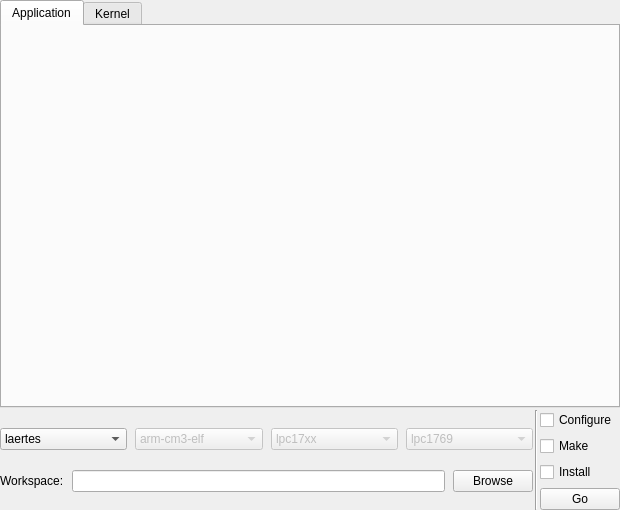
<?xml version="1.0" encoding="UTF-8"?>
<ui version="4.0">
 <class>Builder</class>
 <widget class="QWidget" name="Builder">
  <property name="geometry">
   <rect>
    <x>0</x>
    <y>0</y>
    <width>620</width>
    <height>510</height>
   </rect>
  </property>
  <property name="sizePolicy">
   <sizepolicy hsizetype="Expanding" vsizetype="Expanding">
    <horstretch>0</horstretch>
    <verstretch>0</verstretch>
   </sizepolicy>
  </property>
  <property name="windowTitle">
   <string>Form</string>
  </property>
  <layout class="QVBoxLayout" name="verticalLayout_3">
   <property name="spacing">
    <number>2</number>
   </property>
   <property name="margin">
    <number>0</number>
   </property>
   <item>
    <widget class="QTabWidget" name="tabs">
     <property name="currentIndex">
      <number>0</number>
     </property>
     <widget class="ApplicationBuilder" name="applicationWidget">
      <attribute name="title">
       <string>Application</string>
      </attribute>
      <layout class="QGridLayout" name="gridLayout">
       <property name="margin">
        <number>4</number>
       </property>
      </layout>
     </widget>
     <widget class="KernelBuilder" name="kernelWidget">
      <attribute name="title">
       <string>Kernel</string>
      </attribute>
      <layout class="QGridLayout" name="gridLayout_2">
       <property name="margin">
        <number>4</number>
       </property>
      </layout>
     </widget>
    </widget>
   </item>
   <item>
    <layout class="QHBoxLayout" name="horizontalLayout_3">
     <property name="spacing">
      <number>2</number>
     </property>
     <item>
      <layout class="QVBoxLayout" name="verticalLayout_2">
       <item>
        <layout class="QHBoxLayout" name="horizontalLayout">
         <property name="spacing">
          <number>8</number>
         </property>
         <item>
          <widget class="QComboBox" name="hardwareCombo">
           <item>
            <property name="text">
             <string>laertes</string>
            </property>
           </item>
           <item>
            <property name="text">
             <string>laertes_lite</string>
            </property>
           </item>
           <item>
            <property name="text">
             <string>custom</string>
            </property>
           </item>
          </widget>
         </item>
         <item>
          <widget class="QComboBox" name="hostCombo">
           <property name="enabled">
            <bool>false</bool>
           </property>
           <item>
            <property name="text">
             <string>arm-cm3-elf</string>
            </property>
           </item>
          </widget>
         </item>
         <item>
          <widget class="QComboBox" name="archCombo">
           <property name="enabled">
            <bool>false</bool>
           </property>
           <item>
            <property name="text">
             <string>lpc17xx</string>
            </property>
           </item>
          </widget>
         </item>
         <item>
          <widget class="QComboBox" name="deviceCombo">
           <property name="enabled">
            <bool>false</bool>
           </property>
           <property name="currentIndex">
            <number>9</number>
           </property>
           <item>
            <property name="text">
             <string>lpc1754</string>
            </property>
           </item>
           <item>
            <property name="text">
             <string>lpc1756</string>
            </property>
           </item>
           <item>
            <property name="text">
             <string>lpc1758</string>
            </property>
           </item>
           <item>
            <property name="text">
             <string>lpc1759</string>
            </property>
           </item>
           <item>
            <property name="text">
             <string>lpc1764</string>
            </property>
           </item>
           <item>
            <property name="text">
             <string>lpc1765</string>
            </property>
           </item>
           <item>
            <property name="text">
             <string>lpc1766</string>
            </property>
           </item>
           <item>
            <property name="text">
             <string>lpc1767</string>
            </property>
           </item>
           <item>
            <property name="text">
             <string>lpc1768</string>
            </property>
           </item>
           <item>
            <property name="text">
             <string>lpc1769</string>
            </property>
           </item>
          </widget>
         </item>
        </layout>
       </item>
       <item>
        <layout class="QHBoxLayout" name="horizontalLayout_2">
         <property name="spacing">
          <number>8</number>
         </property>
         <item>
          <widget class="QLabel" name="workspaceLabel">
           <property name="text">
            <string>Workspace:</string>
           </property>
          </widget>
         </item>
         <item>
          <widget class="QLineEdit" name="workspaceLine">
           <property name="enabled">
            <bool>true</bool>
           </property>
           <property name="sizePolicy">
            <sizepolicy hsizetype="MinimumExpanding" vsizetype="Fixed">
             <horstretch>200</horstretch>
             <verstretch>0</verstretch>
            </sizepolicy>
           </property>
           <property name="minimumSize">
            <size>
             <width>0</width>
             <height>0</height>
            </size>
           </property>
           <property name="text">
            <string/>
           </property>
           <property name="alignment">
            <set>Qt::AlignLeading|Qt::AlignLeft|Qt::AlignVCenter</set>
           </property>
          </widget>
         </item>
         <item>
          <widget class="QPushButton" name="browseButton">
           <property name="sizePolicy">
            <sizepolicy hsizetype="Fixed" vsizetype="Fixed">
             <horstretch>0</horstretch>
             <verstretch>0</verstretch>
            </sizepolicy>
           </property>
           <property name="text">
            <string>Browse</string>
           </property>
          </widget>
         </item>
        </layout>
       </item>
      </layout>
     </item>
     <item>
      <widget class="Line" name="line">
       <property name="orientation">
        <enum>Qt::Vertical</enum>
       </property>
      </widget>
     </item>
     <item>
      <layout class="QVBoxLayout" name="verticalLayout">
       <property name="spacing">
        <number>6</number>
       </property>
       <item>
        <widget class="QCheckBox" name="configureCheck">
         <property name="text">
          <string>Configure</string>
         </property>
        </widget>
       </item>
       <item>
        <widget class="QCheckBox" name="makeCheck">
         <property name="text">
          <string>Make</string>
         </property>
        </widget>
       </item>
       <item>
        <widget class="QCheckBox" name="installCheck">
         <property name="text">
          <string>Install</string>
         </property>
        </widget>
       </item>
       <item>
        <widget class="QPushButton" name="goButton">
         <property name="text">
          <string>Go</string>
         </property>
        </widget>
       </item>
      </layout>
     </item>
    </layout>
   </item>
  </layout>
 </widget>
 <customwidgets>
  <customwidget>
   <class>KernelBuilder</class>
   <extends>QWidget</extends>
   <header>KernelBuilder.h</header>
   <container>1</container>
  </customwidget>
  <customwidget>
   <class>ApplicationBuilder</class>
   <extends>QWidget</extends>
   <header>ApplicationBuilder.h</header>
   <container>1</container>
  </customwidget>
 </customwidgets>
 <tabstops>
  <tabstop>hardwareCombo</tabstop>
  <tabstop>hostCombo</tabstop>
  <tabstop>archCombo</tabstop>
  <tabstop>deviceCombo</tabstop>
  <tabstop>workspaceLine</tabstop>
  <tabstop>browseButton</tabstop>
  <tabstop>configureCheck</tabstop>
  <tabstop>installCheck</tabstop>
  <tabstop>makeCheck</tabstop>
  <tabstop>goButton</tabstop>
  <tabstop>tabs</tabstop>
 </tabstops>
 <resources/>
 <connections/>
</ui>
